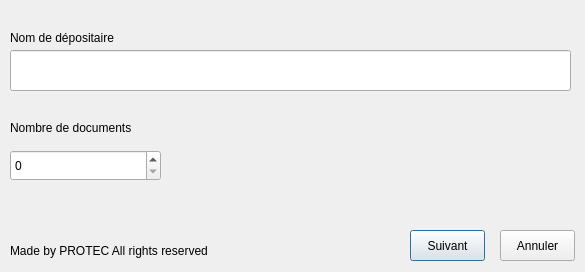
<?xml version="1.0" encoding="UTF-8"?>
<ui version="4.0">
 <class>Dialog</class>
 <widget class="QDialog" name="Dialog">
  <property name="geometry">
   <rect>
    <x>0</x>
    <y>0</y>
    <width>585</width>
    <height>272</height>
   </rect>
  </property>
  <property name="minimumSize">
   <size>
    <width>32</width>
    <height>32</height>
   </size>
  </property>
  <property name="baseSize">
   <size>
    <width>32</width>
    <height>32</height>
   </size>
  </property>
  <property name="cursor">
   <cursorShape>ArrowCursor</cursorShape>
  </property>
  <property name="windowTitle">
   <string>Dialog</string>
  </property>
  <widget class="QLabel" name="label2">
   <property name="geometry">
    <rect>
     <x>10</x>
     <y>120</y>
     <width>131</width>
     <height>16</height>
    </rect>
   </property>
   <property name="text">
    <string>Nombre de documents</string>
   </property>
  </widget>
  <widget class="QLineEdit" name="dipositor_name">
   <property name="geometry">
    <rect>
     <x>10</x>
     <y>50</y>
     <width>561</width>
     <height>41</height>
    </rect>
   </property>
  </widget>
  <widget class="QLabel" name="label1">
   <property name="geometry">
    <rect>
     <x>10</x>
     <y>30</y>
     <width>231</width>
     <height>16</height>
    </rect>
   </property>
   <property name="text">
    <string>Nom de dépositaire</string>
   </property>
  </widget>
  <widget class="QLabel" name="label_3">
   <property name="geometry">
    <rect>
     <x>10</x>
     <y>240</y>
     <width>281</width>
     <height>21</height>
    </rect>
   </property>
   <property name="minimumSize">
    <size>
     <width>0</width>
     <height>0</height>
    </size>
   </property>
   <property name="baseSize">
    <size>
     <width>0</width>
     <height>0</height>
    </size>
   </property>
   <property name="text">
    <string>Made by PROTEC All rights reserved</string>
   </property>
   <property name="pixmap">
    <pixmap>E:/PROTEC FILES/Protec Ressources/Standard Logo Files protec/Monochrome on Transparent.png</pixmap>
   </property>
  </widget>
  <widget class="QPushButton" name="btn_next">
   <property name="geometry">
    <rect>
     <x>410</x>
     <y>230</y>
     <width>75</width>
     <height>31</height>
    </rect>
   </property>
   <property name="text">
    <string>Suivant</string>
   </property>
  </widget>
  <widget class="QPushButton" name="btn_cancel">
   <property name="geometry">
    <rect>
     <x>500</x>
     <y>230</y>
     <width>75</width>
     <height>31</height>
    </rect>
   </property>
   <property name="text">
    <string>Annuler</string>
   </property>
  </widget>
  <widget class="QSpinBox" name="nb_docs">
   <property name="geometry">
    <rect>
     <x>10</x>
     <y>150</y>
     <width>151</width>
     <height>31</height>
    </rect>
   </property>
  </widget>
 </widget>
 <resources/>
 <connections/>
</ui>
